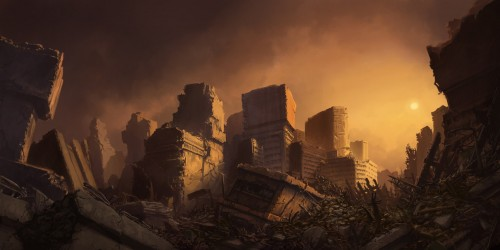
#> input picture DIP/image1.jpg, 500 x 250 px
$ python negative_transform.py
#> lines starting #> are read from the running program, lines starting #| are printed output that depends on the picture
# [13 lines of commented-out code are left out]


import cv2
import matplotlib.pyplot as plt

# Read an image
img_bgr = cv2.imread('image1.jpg', 1)
#> img_bgr is the input picture: shape (250, 500, 3); mean B, G, R 34.8, 52.4, 81
plt.imshow(img_bgr)
plt.show()

# Histogram plotting of the image
color = ('b', 'g', 'r')

for i, col in enumerate(color):

    histr = cv2.calcHist([img_bgr],
                         [i], None,
                         [256],
                         [0, 256])

    plt.plot(histr, color = col)

    # Limit X - axis to 256
    plt.xlim([0, 256])

plt.show()
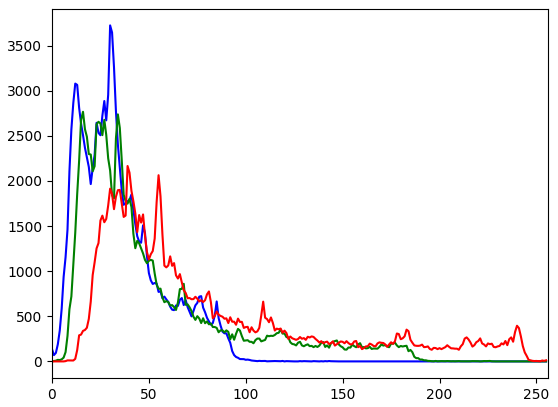
#> figure drawn by matplotlib, 1 panel; curve peaks at x = 30, y = 3723; curve peaks at x = 16, y = 2766; curve peaks at x = 39, y = 2165

# get height and width of the image
height, width, _ = img_bgr.shape
#> height = 250; width = 500

for i in range(0, height - 1):
    for j in range(0, width - 1):

        # Get the pixel value
        pixel = img_bgr[i, j]

        # Negate each channel by
        # subtracting it from 255

        # 1st index contains red pixel
        pixel[0] = 255 - pixel[0]

        # 2nd index contains green pixel
        pixel[1] = 255 - pixel[1]

        # 3rd index contains blue pixel
        pixel[2] = 255 - pixel[2]

        # Store new values in the pixel
        img_bgr[i, j] = pixel
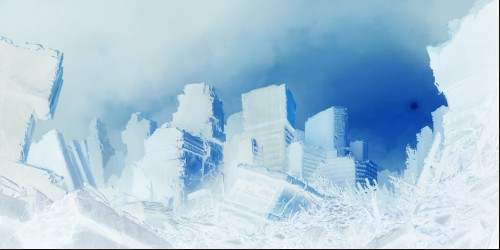
#> img_bgr: shape (250, 500, 3); mean B, G, R 218.8, 201.3, 172.8

# Display the negative transformed image
plt.imshow(img_bgr)
plt.show()

# Histogram plotting of the
# negative transformed image
color = ('b', 'g', 'r')

for i, col in enumerate(color):

    histr = cv2.calcHist([img_bgr],
                         [i], None,
                         [256],
                         [0, 256])

    plt.plot(histr, color = col)
    plt.xlim([0, 256])

plt.show()
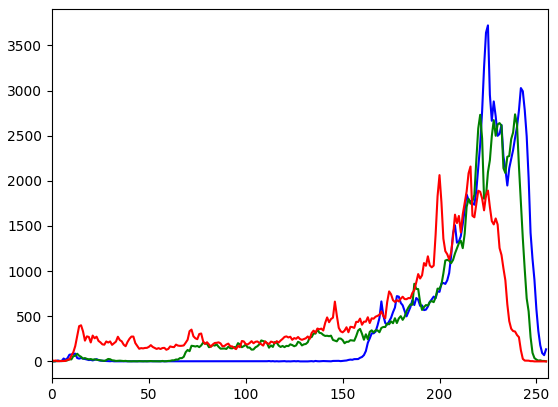
#> figure drawn by matplotlib, 1 panel; curve peaks at x = 225, y = 3721; curve peaks at x = 239, y = 2736; curve peaks at x = 216, y = 2158

$ run again, with DIP/image3.jpg copied over DIP/image1.jpg
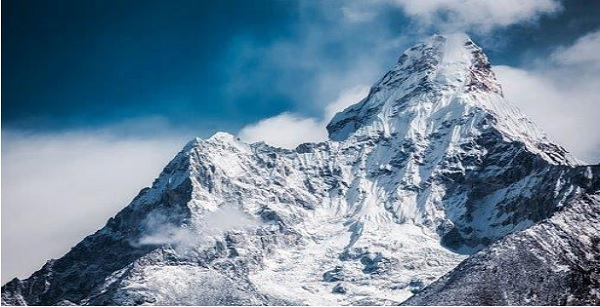
#> input picture DIP/image3.jpg, 600 x 307 px
#> img_bgr is the input picture: shape (307, 600, 3); mean B, G, R 153.9, 133.2, 108.1
#> after the loop `for i in range(0, height - 1):`:
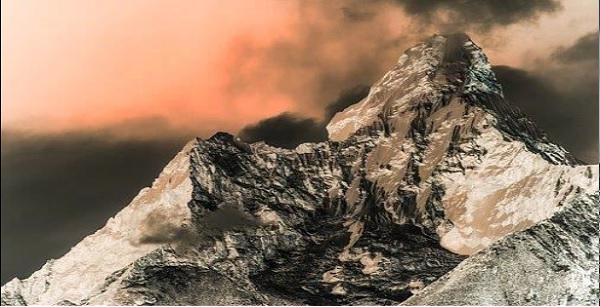
#> img_bgr: shape (307, 600, 3); mean B, G, R 101.9, 122.6, 147.7
#> `plt.show()`:
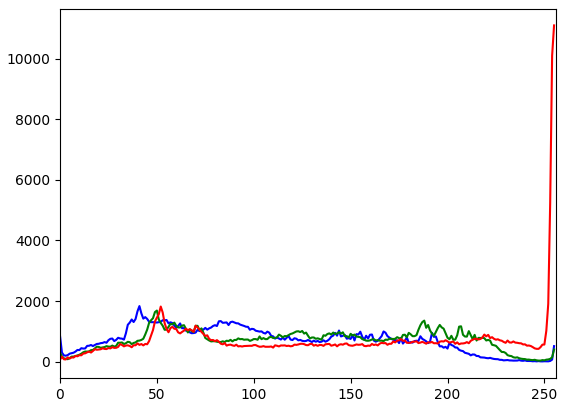
#> figure drawn by matplotlib, 1 panel; curve peaks at x = 41, y = 1832; curve peaks at x = 50, y = 1684; curve peaks at x = 255, y = 11104

$ run again, with DIP/lake.jpg copied over DIP/image1.jpg
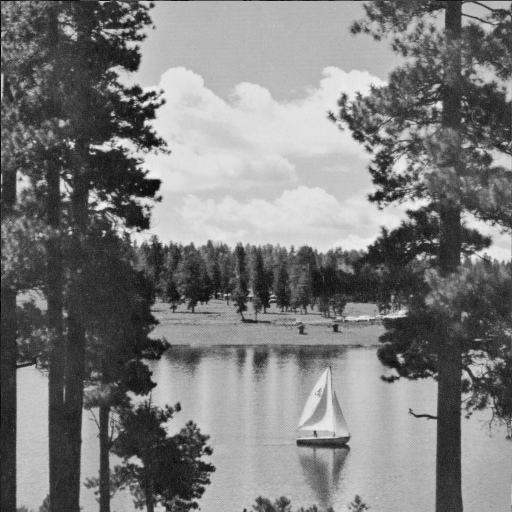
#> input picture DIP/lake.jpg, 512 x 512 px
#> img_bgr is the input picture: shape (512, 512, 3); min 1, max 239, mean 124.7
#> after the loop `for i in range(0, height - 1):`:
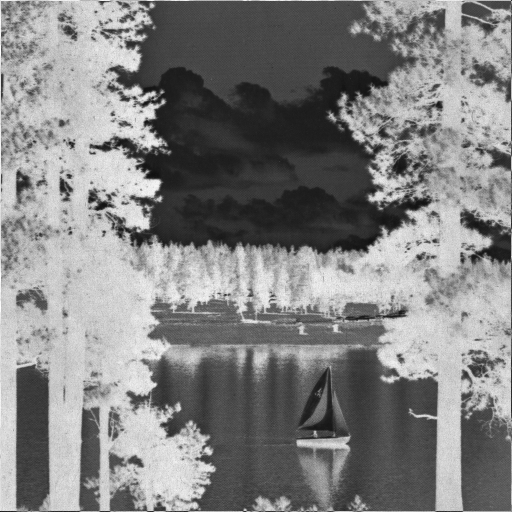
#> img_bgr: shape (512, 512, 3); min 16, max 254, mean 130.2
#> `plt.show()`:
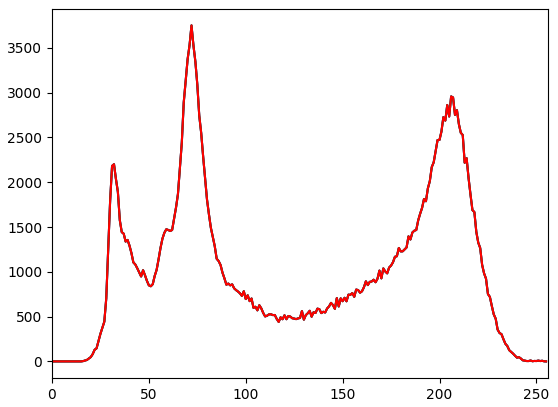
#> figure drawn by matplotlib, 1 panel; curve peaks at x = 72, y = 3751; curve peaks at x = 72, y = 3751; curve peaks at x = 72, y = 3751
